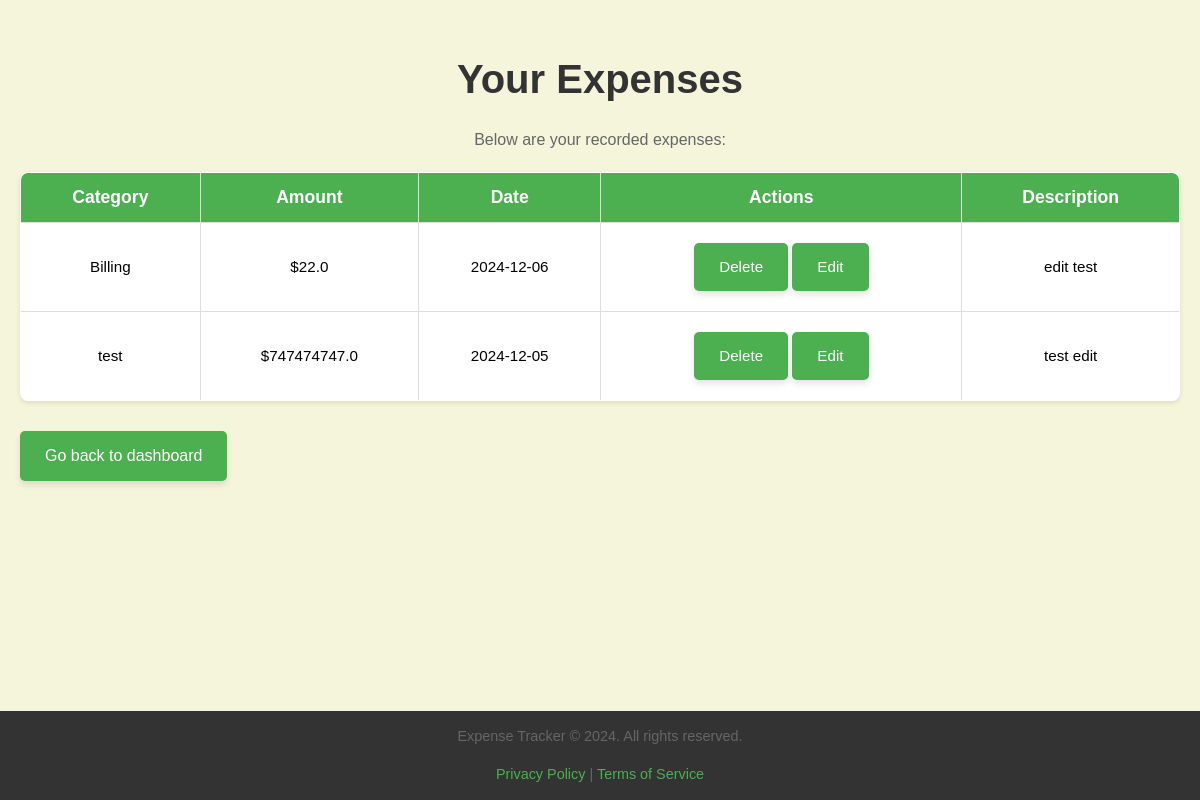
The page /view-expenses (signed in) on the database as committed earlier.
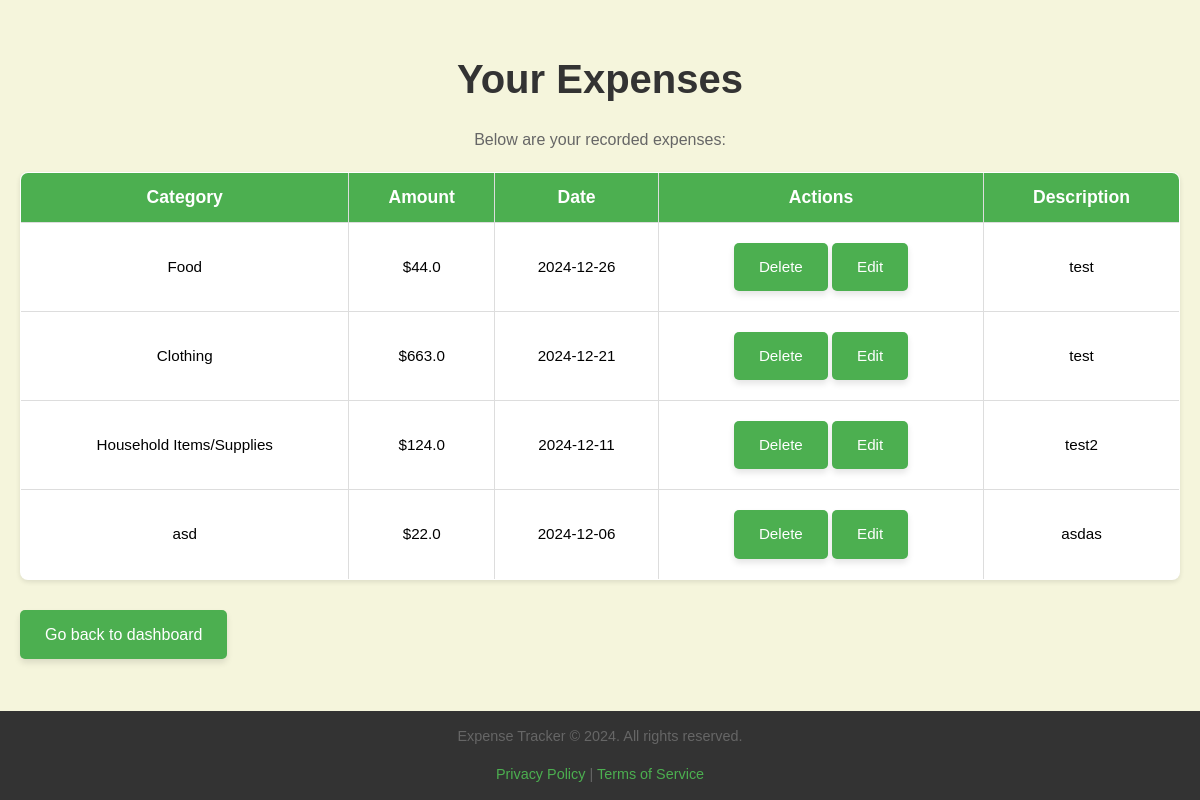
The same page on the database as committed later.
### tables this page shows
CREATE TABLE expenses (
        id INTEGER PRIMARY KEY AUTOINCREMENT,
        category_id INTEGER,
        amount REAL,
        date TEXT,
        description TEXT,
        user_id INTEGER, category TEXT,
        FOREIGN KEY (category_id) REFERENCES categories (id),
        FOREIGN KEY (user_id) REFERENCES users (id)
    );

### app.py (the view)
@app.route('/view-expenses')
def view_expenses():
    uid = session.get('user_id')
    if not uid:
        flash("Please log in.", "error")
        return redirect(url_for('login'))
    with get_conn() as conn:
        expenses = conn.execute("SELECT * FROM expenses WHERE user_id = ? ORDER BY date DESC", (uid,)).fetchall()
    return render_template('view_expenses.html', expenses=expenses)

### app.py (called while the page is built)
def get_conn():
    conn = sqlite3.connect(DB_FILE)
    conn.row_factory = sqlite3.Row
    return conn

### templates/view_expenses.html (shortened to what this page needs)
<!DOCTYPE html>
<html lang="en">
<head>
    <link rel="stylesheet" href="static/style.css">
</head>
<body>
    <div class="container">
        <h1>Your Expenses</h1>
        <p>Below are your recorded expenses:</p>
        <table border="1">
            <thead>
                <tr>
                    <th>Category</th>
                    <th>Amount</th>
                    <th>Date</th>
                    <th>Actions</th>
                    <th>Description</th>
                </tr>
            </thead>
            <tbody>
                {% for expense in expenses %}
                    <tr>
                        <td>{{ expense['category'] }}</td>
                        <td>${{ expense['amount'] }}</td>
                        <td>{{ expense['date'] }}</td>
                        <td>
                            <a href="{{ url_for('delete_expense', eid=expense['id']) }}" class="button">Delete</a>
                            <a href="{{ url_for('edit_expense', eid=expense['id']) }}" class="button">Edit</a>
                        </td>
                        <td>{{ expense['description'] }}</td>
                    </tr>
                {% endfor %}
            </tbody>
        </table>
        <a href="/home" class="button">Go back to dashboard</a>
    </div>
</body>
<footer>
        <p>Expense Tracker &copy; 2024. All rights reserved.</p>
        <p><a href="#">Privacy Policy</a> | <a href="#">Terms of Service</a></p>
    </footer>
</html>

Rows that differ between the two databases and show on the page:
removed expenses: category "Billing", amount "22.0", date "2024-12-06", description "edit test"
removed expenses: category "test", amount "747474747.0", date "2024-12-05", description "test edit"
added expenses: category "Food", amount "44.0", date "2024-12-26", description "test"
added expenses: category "Clothing", amount "663.0", date "2024-12-21", description "test"
added expenses: category "Household Items/Supplies", amount "124.0", date "2024-12-11", description "test2"
added expenses: category "asd", amount "22.0", date "2024-12-06", description "asdas"
